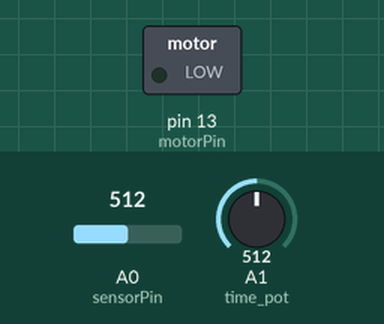
Bench run of a sketch on a simulated Arduino Uno, built with avr-gcc and run on an emulated ATmega328P. Shown: switched loads named in the sketch (green lamp = pin HIGH). The inputs (shaded band) are chosen by the test bench; at power-on: A0 (sensorPin) = 512, A1 (time_pot) = 512.

Above: at 1.2 s.
1.3 s: A0 (sensorPin) set to 0
At 1.7 s:
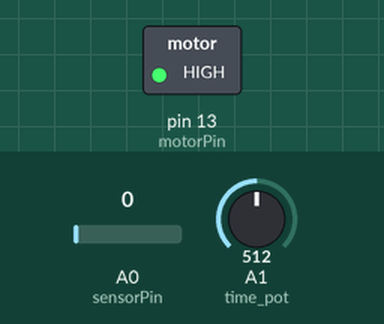
Timing chart, 0 to 4.3 s (numbered marks = the images above; inputs shaded):
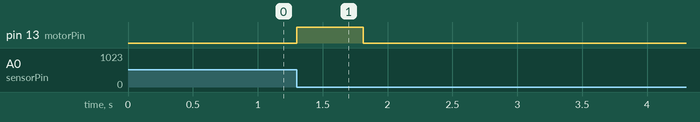

The sketch:

IR_test_v1.ino
```cpp
const int motorPin=13, sensorPin= A0, time_pot=A1;
int set_time = 0;
float threshold=0.0, Vcc=5.0, Vnom=3.0;

void setup()
{
pinMode(sensorPin,INPUT);
pinMode(motorPin,OUTPUT);
threshold = Vnom/Vcc;
}

void loop()
{

digitalWrite(motorPin,LOW);                // set output to low to avoid false triggers
set_time = analogRead(time_pot);           // read value from timing pot
set_time = constrain(set_time,200,800);  // motor ON time constrained between 200-800 milliseconds

if (analogRead(sensorPin)<=threshold)         // 3.2 V saturation voltage for 4.8 - 5.0V supply
{
  digitalWrite(motorPin,HIGH);
  delay(set_time);
  digitalWrite(motorPin,LOW);

  // to avoid triggering when hand is held constantly near the machine

  while(analogRead(sensorPin)<=threshold)
  {
    delay(300);
  }
}

}
```

Measured:
- after the input at 1.3 s, pin 13 (motorPin): LOW → HIGH at once, → LOW 0.51 s later
